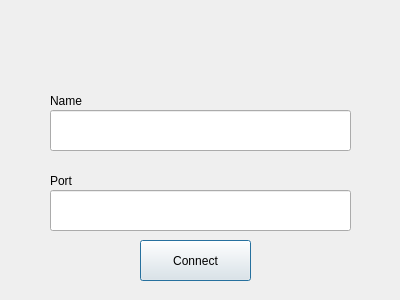
<?xml version="1.0" encoding="UTF-8"?>
<ui version="4.0">
 <class>Enterance</class>
 <widget class="QDialog" name="Enterance">
  <property name="geometry">
   <rect>
    <x>0</x>
    <y>0</y>
    <width>400</width>
    <height>300</height>
   </rect>
  </property>
  <property name="windowTitle">
   <string>Dialog</string>
  </property>
  <widget class="QPushButton" name="btnConnect">
   <property name="geometry">
    <rect>
     <x>140</x>
     <y>240</y>
     <width>111</width>
     <height>41</height>
    </rect>
   </property>
   <property name="text">
    <string>Connect</string>
   </property>
  </widget>
  <widget class="QLineEdit" name="leName">
   <property name="geometry">
    <rect>
     <x>50</x>
     <y>110</y>
     <width>301</width>
     <height>41</height>
    </rect>
   </property>
  </widget>
  <widget class="QLineEdit" name="lePort">
   <property name="geometry">
    <rect>
     <x>50</x>
     <y>190</y>
     <width>301</width>
     <height>41</height>
    </rect>
   </property>
  </widget>
  <widget class="QLabel" name="lblName">
   <property name="geometry">
    <rect>
     <x>50</x>
     <y>90</y>
     <width>301</width>
     <height>21</height>
    </rect>
   </property>
   <property name="text">
    <string>Name</string>
   </property>
  </widget>
  <widget class="QLabel" name="lblPort">
   <property name="geometry">
    <rect>
     <x>50</x>
     <y>170</y>
     <width>301</width>
     <height>21</height>
    </rect>
   </property>
   <property name="text">
    <string>Port</string>
   </property>
  </widget>
 </widget>
 <resources/>
 <connections/>
</ui>
